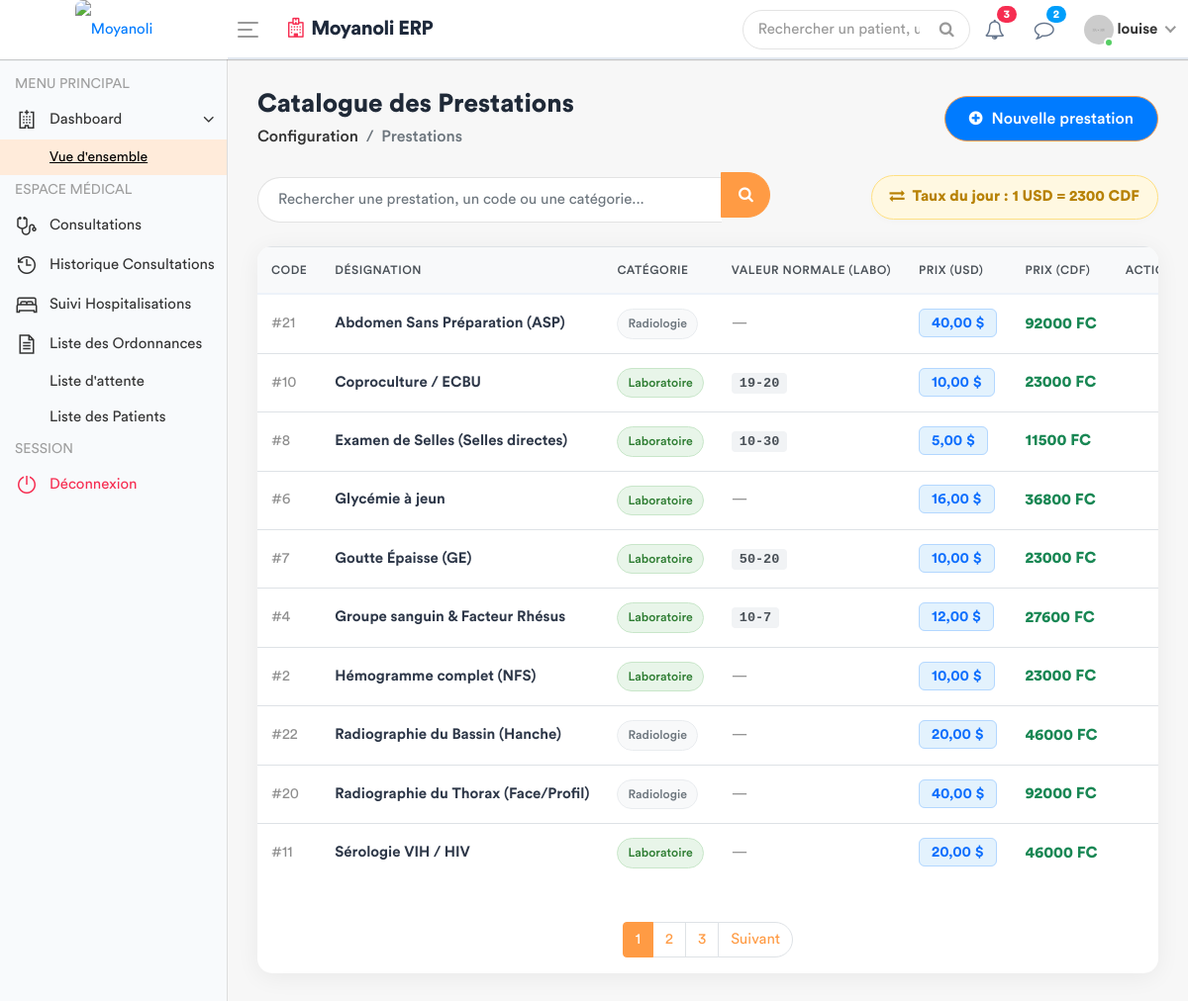
The app's page /prestations/ (signed in), older data.
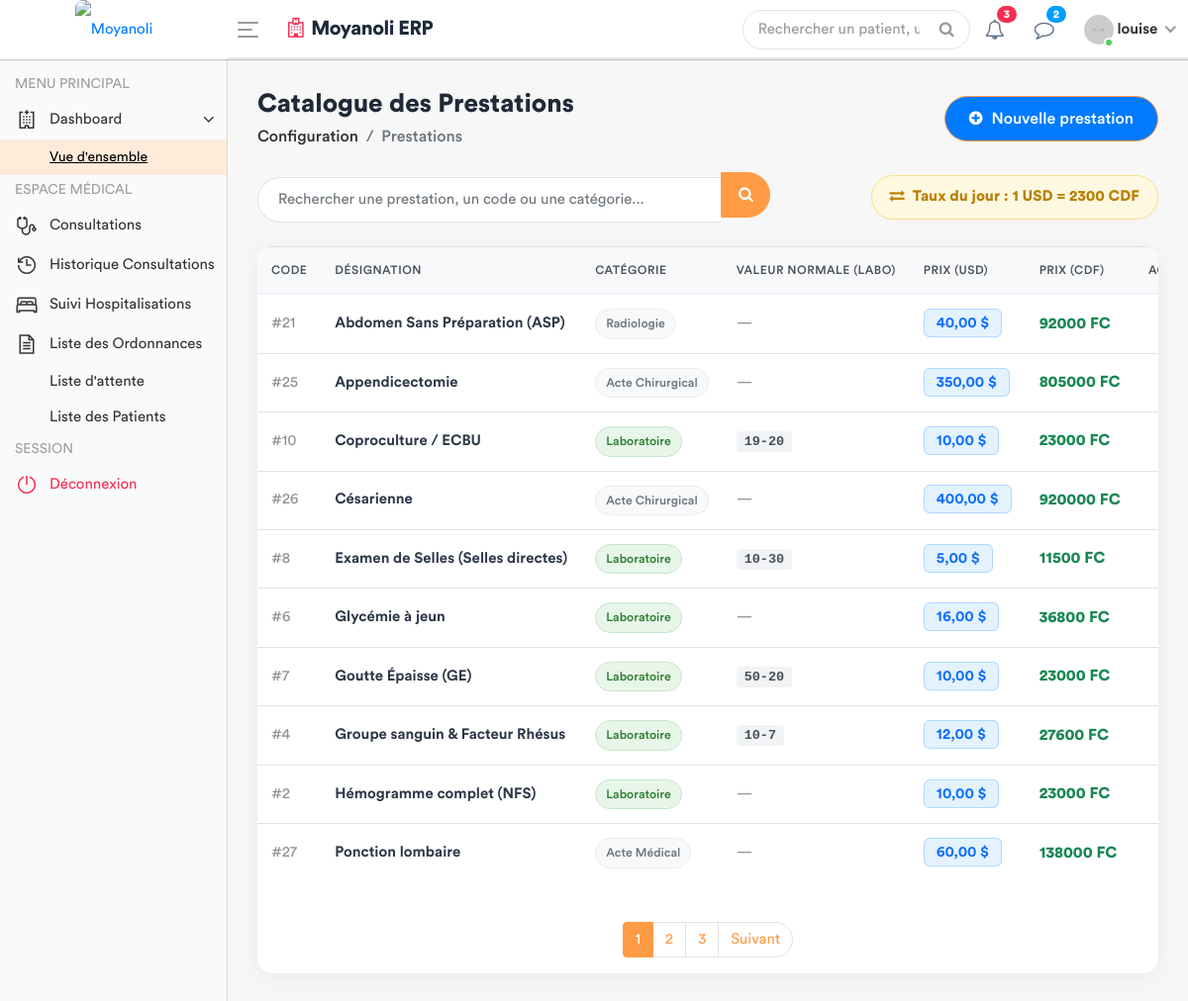
The same page, newer data.
### apps/models.py (models this page shows, shortened)
class Prestation(models.Model):
    CATEGORIES = [
        ('ADM', 'Administratif'),
        ('CONS', 'Consultation'),
        ('LABO', 'Laboratoire'),
        ('SOIN', 'Soins'),
        ('ECHO', 'Échographie'),
        ('RADIO', 'Radiologie'),
        ('MED', 'Acte Médical'),      # Modifié ici
        ('CHIR', 'Acte Chirurgical'), # Modifié ici
    ]
    libelle = models.CharField(max_length=200, verbose_name="Libellé")
    categorie = models.CharField(max_length=10, choices=CATEGORIES, verbose_name="Catégorie")
    prix = models.DecimalField(max_digits=10, decimal_places=2, default=Decimal('0.00'), verbose_name="Prix (USD)")
    valeur_normale = models.CharField(
        max_length=150, blank=True, null=True,
        verbose_name="Valeur Normale / Référence (Labo uniquement)",
        help_text="Ex: 70-110 mg/dl, Négatif, etc."
    )
    class Meta:
        verbose_name = "Prestation"
        verbose_name_plural = "Prestations"

### apps/views.py (the view)
# urls.py: path('prestations/', views.gestion_prestations, name='gestion_prestations'),
@login_required
def gestion_prestations(request):
    query = request.GET.get('q')
    if query:
        prestations_list = Prestation.objects.filter(
            Q(libelle__icontains=query) | Q(categorie__icontains=query)
        ).order_by('libelle')
    else:
        prestations_list = Prestation.objects.all().order_by('libelle')
    config = ConfigurationHopital.objects.first()
    taux = config.taux_usd_en_cdf if config else 2500.00
    paginator = Paginator(prestations_list, 10)
    page_number = request.GET.get('page')
    prestations_obj = paginator.get_page(page_number)
    for item in prestations_obj:
        item.prix_cdf = item.prix * taux
    if request.method == 'POST':
        form = PrestationForm(request.POST)
        if form.is_valid():
            form.save()
            messages.success(request, "La prestation a été ajoutée avec succès.")
            return redirect('gestion_prestations')
    else:
        form = PrestationForm()
    role = Fonction.objects.filter(userKey=request.user).first()
    fonctionKey = role.fonctionKey.roleName if role and role.fonctionKey else None
    categories_list = Prestation._meta.get_field('categorie').choices
    context = {
        'prestations': prestations_obj, # On passe l'objet paginé
        'form': form,
        'taux': taux,
        'fonctionKey': fonctionKey,
        'categories_list': categories_list, # Indispensable pour la boucle dans le modal
    }
    return render(request, 'back-end/prestation/list_prestation.html', context)

### apps/forms.py (shortened to what this page needs)
class PrestationForm(forms.ModelForm):
    class Meta:
        model = Prestation
        fields = ['libelle', 'categorie', 'prix', 'valeur_normale']
        widgets = {
            'libelle': forms.TextInput(attrs={'class': 'form-control', 'placeholder': 'Ex: Goutte Épaisse'}),
            'categorie': forms.Select(attrs={'class': 'form-control', 'id': 'id_categorie'}),
            'prix': forms.NumberInput(attrs={'class': 'form-control', 'step': '0.01'}),
            'valeur_normale': forms.TextInput(attrs={
                'class': 'form-control',
                'placeholder': 'Ex: 70-110 mg/dl ou Négatif',
                'id': 'id_valeur_normale'
            }),
        }

### apps/templates/back-end/prestation/list_prestation.html (shortened to what the changed rows need)
<!DOCTYPE html>
{% load static %}
<html lang="fr">
    <head>
        {% include 'back-end/includes/css.html' %}
    </head>
    <body>
        <div class="main-wrapper">
            <div class="page-wrapper">
                <div class="content container-fluid">
                    <div class="row">
                        <div class="col-md-12">
                            <div class="card card-table">
                                <div class="card-body p-0">
                                    <div class="table-responsive">
                                        <table class="table table-hover mb-0">
                                            <thead>
                                                <tr>
                                                    <th style="width: 80px;">Code</th>
                                                    <th>Désignation</th>
                                                    <th>Catégorie</th>
                                                    <th>Valeur Normale (Labo)</th>
                                                    <th>Prix (USD)</th>
                                                    <th>Prix (CDF)</th>
                                                    <th class="text-right" style="width: 100px;">Action</th>
                                                </tr>
                                            </thead>
                                            <tbody>
                                                {% for item in prestations %}
                                                <tr>
                                                    <td><span class="text-muted">#{{ item.id }}</span></td>
                                                    <td><span style="font-weight: 600; color: #2d3748;">{{ item.libelle }}</span></td>
                                                    <td>
                                                        {% if item.categorie == 'LABO' %}
                                                            <span class="cat-badge cat-labo">{{ item.get_categorie_display }}</span>
                                                        {% elif item.categorie == 'CONS' or item.categorie == 'CONSULTATION' %}
                                                            <span class="cat-badge cat-consult">{{ item.get_categorie_display }}</span>
                                                        {% elif item.categorie == 'IMAG' or item.categorie == 'IMAGERIE' %}
                                                            <span class="cat-badge cat-imagerie">{{ item.get_categorie_display }}</span>
                                                        {% else %}
                                                            <span class="cat-badge cat-default">{{ item.get_categorie_display }}</span>
                                                        {% endif %}
                                                    </td>
                                                    <td>
                                                        {% if item.valeur_normale %}
                                                            <span class="text-valeur-normale">{{ item.valeur_normale }}</span>
                                                        {% else %}
                                                            <span class="text-muted">—</span>
                                                        {% endif %}
                                                    </td>
                                                    <td><span class="badge-usd">{{ item.prix }} $</span></td>
                                                    <td>
                                                        <span class="text-cdf">{{ item.prix_cdf|floatformat:0 }} FC</span>
                                                    </td>
                                                    <td class="text-right">
                                                        <div class="dropdown dropdown-action">
                                                        </div>
                                                    </td>
                                                </tr>
                                                {% endfor %}
                                            </tbody>
                                        </table>
                                    </div>
                                    {% if prestations.has_other_pages %}
                                    <div class="mt-4 p-3">
                                        <ul class="pagination justify-content-center mb-0">
                                            {% for i in prestations.paginator.page_range %}
                                                <li class="page-item {% if prestations.number == i %}active{% endif %}">
                                                    <a class="page-link" href="?page={{ i }}{% if request.GET.q %}&q={{ request.GET.q }}{% endif %}">{{ i }}</a>
                                                </li>
                                            {% endfor %}
                                        </ul>
                                    </div>
                                    {% endif %}
                                </div>
                            </div>
                        </div>
                    </div>
                </div>
            </div>
        </div>
    </body>
</html>

Row changes from the older to the newer data that the page shows:
no longer on this page (row unchanged): Prestation: id "22", libelle "Radiographie du Bassin (Hanche)", categorie "Radiologie", prix "20,00", prix_cdf "46000"
no longer on this page (row unchanged): Prestation: id "20", libelle "Radiographie du Thorax (Face/Profil)", categorie "Radiologie", prix "40,00", prix_cdf "92000"
no longer on this page (row unchanged): Prestation: id "11", libelle "Sérologie VIH / HIV", categorie "Laboratoire", prix "20,00", prix_cdf "46000"
added Prestation: id "25", libelle "Appendicectomie", categorie "Acte Chirurgical", prix "350,00", prix_cdf "805000"
added Prestation: id "26", libelle "Césarienne", categorie "Acte Chirurgical", prix "400,00", prix_cdf "920000"
added Prestation: id "27", libelle "Ponction lombaire", categorie "Acte Médical", prix "60,00", prix_cdf "138000"
